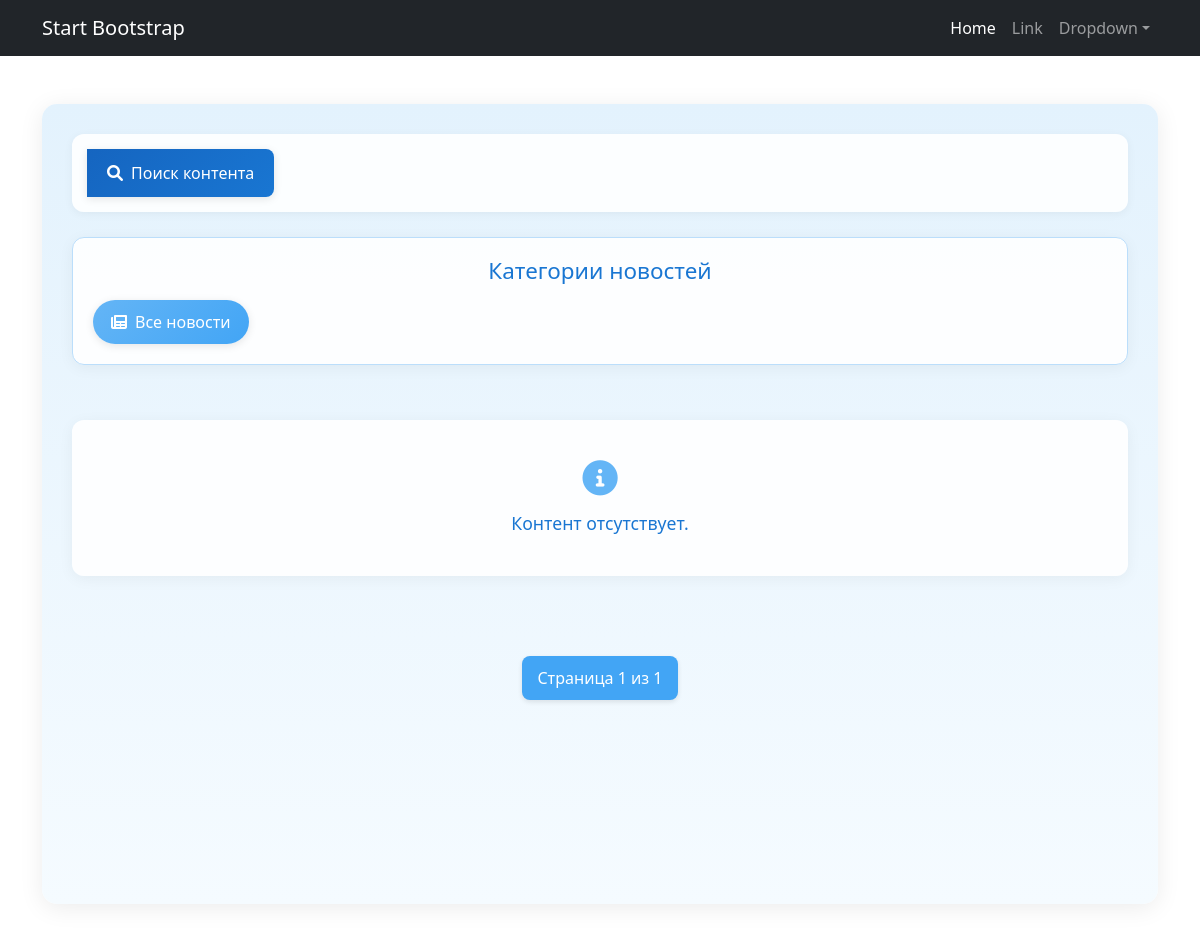
Before: /category/Технологии/ with the older database file.
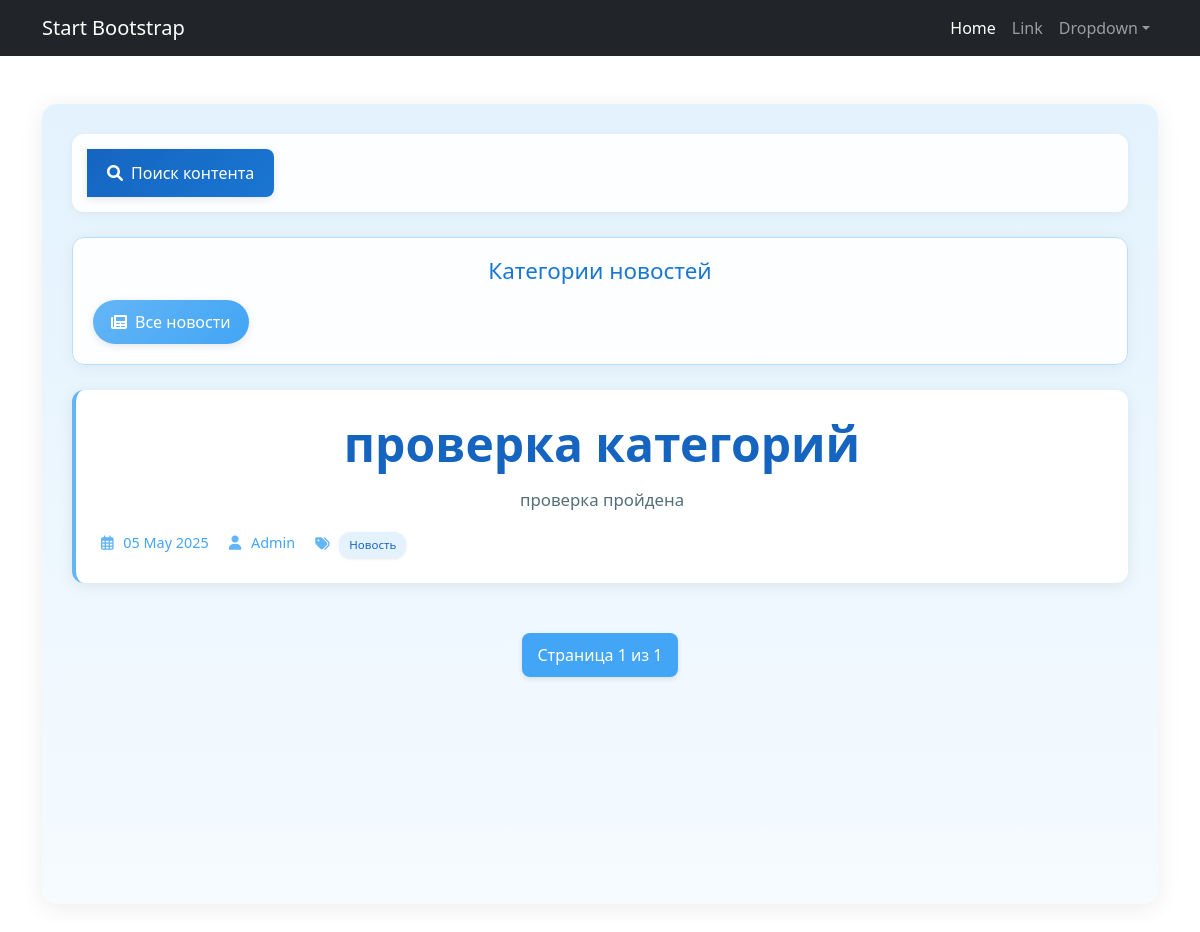
After: the same page with the newer database file.
### info/models.py (models this page shows, shortened)
class Post(models.Model):
    ARTICLE = 'AR'
    NEWS = 'NW'
    TYPE_CHOICES = [
        (ARTICLE, 'Статья'),
        (NEWS, 'Новость'),
    ]
    author = models.ForeignKey(User, on_delete=models.CASCADE, related_name='posts')
    type = models.CharField(max_length=2, choices=TYPE_CHOICES, default=NEWS)
    created_at = models.DateTimeField(auto_now_add=True)
    categories = models.ManyToManyField('Category', through='PostCategory')
    title = models.CharField(max_length=255)
    content = models.TextField()
    rating = models.IntegerField(default=0)
    @property
    def is_article(self):
        return self.type == self.ARTICLE
    def get_author_name(self):
        return str(self.author)

### info/views.py (the view, shortened to what this page needs)
# urls.py: path('category/<str:category_name>/', category_news, name='category_news'),
def category_news(request, category_name):
    category = get_object_or_404(Category, name=category_name)
    news = Post.objects.filter(
        categories=category,
        type=Post.NEWS
    ).order_by('-created_at').distinct()
    filter_form = ArticleFilterForm(request.GET or None)
    paginator = Paginator(news, 5)
    page_number = request.GET.get('page')
    page_obj = paginator.get_page(page_number)
    if request.user.is_authenticated:
        all_categories = Category.objects.annotate(
            news_count=Count('post', filter=Q(post__type=Post.NEWS), distinct=True),
            is_subscribed=Exists(
                request.user.subscribed_categories.filter(id=OuterRef('pk'))
            ),
        )
    else:
        all_categories = Category.objects.annotate(
            news_count=Count('post', filter=Q(post__type=Post.NEWS), distinct=True),
            is_subscribed=Value(False),
        )
    return render(request, 'news.html', {
        'page_obj': page_obj,
        'all_categories': all_categories,
        'filter_form': filter_form,
        'current_category': category_name,
    })

### accounts/templatetags/auth_extras.py (called while the page is built)
@register.filter(name='in_group')
def in_group(user, group_name):
    return user.groups.filter(name=group_name).exists()

### info/templatetags/my_filters.py (called while the page is built)
@register.filter(name='censor')
def censor(value):
    for pattern in BAD_PATTERNS:
        regex_pattern = re.compile(pattern, re.IGNORECASE)  # Игнорирование регистра
        value = regex_pattern.sub(lambda x: '*' * len(x.group()), value)
    return value

### templates/news.html (shortened to what this page needs)
{% extends 'default.html' %}
{% load my_filters %}
{% load auth_extras %}
{% block content %}
<div class="news-container">
    <div class="news-controls">
        <form action="{% url 'news_search' %}" method="get" class="search-form">
            <button type="submit" class="btn btn-search">
                <i class="fas fa-search"></i> Поиск контента
            </button>
        </form>
    </div>
    <div class="categories-section">
        <h2>Категории новостей</h2>
        <div class="categories-list">
            <a href="{% url 'news' %}" class="category-btn {% if not current_category %}active{% endif %}">
                <i class="fas fa-newspaper"></i> Все новости
            </a>
        </div>
    </div>
    <div class="news-list">
        {% for item in page_obj %}
        <div class="news-card">
            <div class="news-content">
                <h2 class="news-title">
                    <a href="{% if item.is_article %}{% url 'article_detail' item.id %}{% else %}{% url 'news_detail' item.id %}{% endif %}">
                        {{ item.title|censor }}
                    </a>
                </h2>
                <p class="news-preview">{{ item.content|censor|truncatechars:100 }}</p>
                <div class="news-meta">
                    <span class="news-date">
                        <i class="far fa-calendar-alt"></i>
                        {{ item.created_at|date:"d M Y" }}
                    </span>
                    <span class="news-author">
                        <i class="fas fa-user"></i>
                        {{ item.get_author_name }}
                    </span>
                    <span class="news-categories">
                        <i class="fas fa-tags"></i>
                        {% if item.is_article %}
                            {% for category in item.categories.all %}
                                <span class="category-tag">{{ category.name }}</span>
                            {% empty %}
                                <span class="category-tag">Без категории</span>
                            {% endfor %}
                        {% else %}
                            <span class="category-tag">Новость</span>
                        {% endif %}
                    </span>
                </div>
            </div>
        </div>
        {% empty %}
        <div class="no-news-message">
            <i class="fas fa-info-circle"></i> Контент отсутствует.
        </div>
        {% endfor %}
    </div>
    <div class="pagination">
        <span class="current-page">
            Страница {{ page_obj.number }} из {{ page_obj.paginator.num_pages }}
        </span>
    </div>
</div>
<link rel="stylesheet" href="https://cdnjs.cloudflare.com/ajax/libs/font-awesome/6.0.0/css/all.min.css">
{% endblock content %}

Changed rows visible on the page:
added Post: title|censor "проверка категорий", content|censor "проверка пройдена", created_at "05 May 2025", get_author_name "Admin", type "Новость"
Other visible differences:
text no longer shown: "Контент отсутствует."
